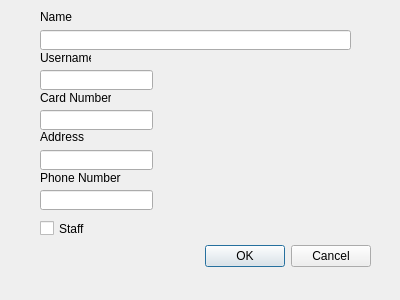
<?xml version="1.0" encoding="UTF-8"?>
<ui version="4.0">
 <class>editUser</class>
 <widget class="QDialog" name="editUser">
  <property name="geometry">
   <rect>
    <x>0</x>
    <y>0</y>
    <width>400</width>
    <height>300</height>
   </rect>
  </property>
  <property name="windowTitle">
   <string>Dialog</string>
  </property>
  <widget class="QDialogButtonBox" name="buttonBox">
   <property name="geometry">
    <rect>
     <x>30</x>
     <y>240</y>
     <width>341</width>
     <height>32</height>
    </rect>
   </property>
   <property name="orientation">
    <enum>Qt::Horizontal</enum>
   </property>
   <property name="standardButtons">
    <set>QDialogButtonBox::Cancel|QDialogButtonBox::Ok</set>
   </property>
  </widget>
  <widget class="QLineEdit" name="lineEdit">
   <property name="geometry">
    <rect>
     <x>40</x>
     <y>30</y>
     <width>311</width>
     <height>20</height>
    </rect>
   </property>
  </widget>
  <widget class="QLineEdit" name="lineEdit_2">
   <property name="geometry">
    <rect>
     <x>40</x>
     <y>70</y>
     <width>113</width>
     <height>20</height>
    </rect>
   </property>
  </widget>
  <widget class="QLineEdit" name="lineEdit_3">
   <property name="geometry">
    <rect>
     <x>40</x>
     <y>110</y>
     <width>113</width>
     <height>20</height>
    </rect>
   </property>
  </widget>
  <widget class="QCheckBox" name="checkBox">
   <property name="geometry">
    <rect>
     <x>40</x>
     <y>220</y>
     <width>70</width>
     <height>17</height>
    </rect>
   </property>
   <property name="text">
    <string>Staff</string>
   </property>
  </widget>
  <widget class="QLabel" name="label">
   <property name="geometry">
    <rect>
     <x>40</x>
     <y>10</y>
     <width>47</width>
     <height>13</height>
    </rect>
   </property>
   <property name="text">
    <string>Name</string>
   </property>
  </widget>
  <widget class="QLabel" name="label_2">
   <property name="geometry">
    <rect>
     <x>40</x>
     <y>50</y>
     <width>51</width>
     <height>16</height>
    </rect>
   </property>
   <property name="text">
    <string>Username</string>
   </property>
  </widget>
  <widget class="QLabel" name="label_3">
   <property name="geometry">
    <rect>
     <x>40</x>
     <y>90</y>
     <width>71</width>
     <height>16</height>
    </rect>
   </property>
   <property name="text">
    <string>Card Number</string>
   </property>
  </widget>
  <widget class="QLineEdit" name="lineEdit_4">
   <property name="geometry">
    <rect>
     <x>40</x>
     <y>150</y>
     <width>113</width>
     <height>20</height>
    </rect>
   </property>
  </widget>
  <widget class="QLabel" name="label_4">
   <property name="geometry">
    <rect>
     <x>40</x>
     <y>130</y>
     <width>47</width>
     <height>13</height>
    </rect>
   </property>
   <property name="text">
    <string>Address</string>
   </property>
  </widget>
  <widget class="QLineEdit" name="lineEdit_5">
   <property name="geometry">
    <rect>
     <x>40</x>
     <y>190</y>
     <width>113</width>
     <height>20</height>
    </rect>
   </property>
  </widget>
  <widget class="QLabel" name="label_5">
   <property name="geometry">
    <rect>
     <x>40</x>
     <y>170</y>
     <width>81</width>
     <height>16</height>
    </rect>
   </property>
   <property name="text">
    <string>Phone Number</string>
   </property>
  </widget>
 </widget>
 <resources/>
 <connections>
  <connection>
   <sender>buttonBox</sender>
   <signal>accepted()</signal>
   <receiver>editUser</receiver>
   <slot>accept()</slot>
   <hints>
    <hint type="sourcelabel">
     <x>248</x>
     <y>254</y>
    </hint>
    <hint type="destinationlabel">
     <x>157</x>
     <y>274</y>
    </hint>
   </hints>
  </connection>
  <connection>
   <sender>buttonBox</sender>
   <signal>rejected()</signal>
   <receiver>editUser</receiver>
   <slot>reject()</slot>
   <hints>
    <hint type="sourcelabel">
     <x>316</x>
     <y>260</y>
    </hint>
    <hint type="destinationlabel">
     <x>286</x>
     <y>274</y>
    </hint>
   </hints>
  </connection>
 </connections>
</ui>
